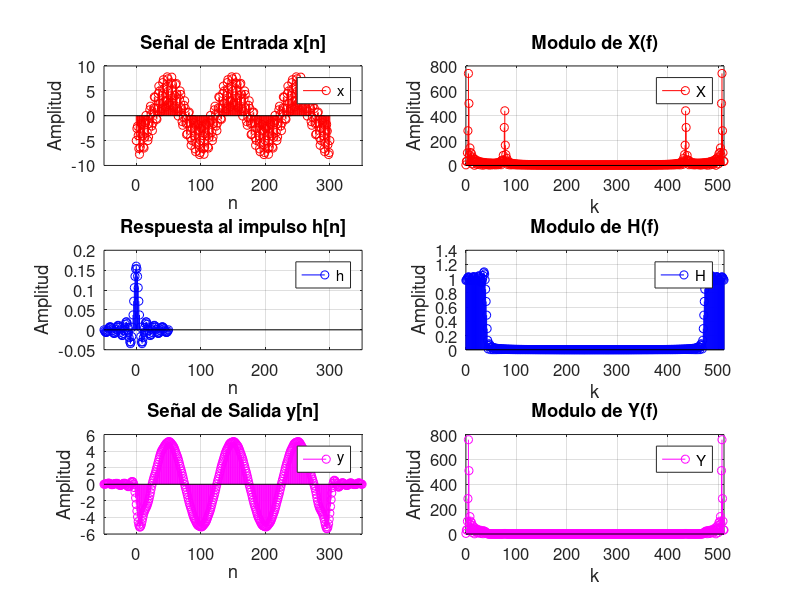

Here is the MATLAB script that generated this plot:

% Cantidad de Muestras
Nx = 301;

% Periodo de Muestreo
dt = 0.0001;

% Rango de Muestreo (Inicia en 0 y termina en La cantidad de muestras -1)
% (Recordar que el 0 cuenta)
t = 0:dt:(Nx-1)*dt;

% x[n]
x = -5*cos(2* pi *100*t) + 3*sin(2*pi*1500*t);
n = 0:Nx-1;

% Frecuencia de Corte
Fc = 800;

% Cantidad de Muestras
Nh = 101;

% Valores no nulos del Vector
M = (Nh-1)/2;
m = -M:M;

% h[n]
h=2*Fc*dt*sinc(2*Fc*dt*m);


% Calculamos el N = 2^r para elegir el N adecuado lo comparamos con la suma de las longitudes de las 2 señales.
for i=1:16
  if(2^i > Nx+Nh)
    N = 2^i
    break
  endif
endfor


% y[n]
% Calculamos X
xN = [x,zeros(1,N-Nx)]
X = fft(xN)

% Calculamos H
hN = [h, zeros(1,N-Nh)]
H = fft(hN)



% Producto Punto a Punto
Y = X .* H

% Antitransformada
y = ifft(Y);
ny = ((n(1)+m(1)):(n(end)+m(end)));

% Longitudes de las señales en la frecuencia
k = 0:(N-1);

% Escalas del Tiempo
a = min([n m ny]);
b = max([n m ny]);

% Escalas de la Frecuencia
a = min([n m ny]);
b = max([n m ny]);

% Escalas de la Frecuencia
c = 0
d = N-1


% Graficos
figure('Name', 'TP3', 'NumberTitle', 'off');


% Primer Grafico
subplot(3,2,1);
stem(n, x, 'r');
legend('x');
title('Señal de Entrada x[n]');
set(gca, 'FontSize', 12);
xlabel('n');
ylabel('Amplitud');
grid on;
xlim([a,b])


% Segundo Grafico
subplot(3,2,2);
stem(k, abs(X), 'r');
legend('X');
title('Modulo de X(f)');
set(gca, 'FontSize', 12);
xlabel('k');
ylabel('Amplitud');
grid on;
xlim([c, d]);


% Tercer Grafico
subplot(3,2,3);
stem(m, h, 'b');
legend('h');
title('Respuesta al impulso h[n]');
set(gca, 'FontSize', 12);
xlabel('n');
ylabel('Amplitud');
grid on;
xlim([a,b])

% Cuarto Grafico
subplot(3,2,4);
stem(k, abs(H), 'b');
legend('H');
title('Modulo de H(f)');
set(gca, 'FontSize', 12);
xlabel('k');
ylabel('Amplitud');
xlim([c, d]);
grid on;



% Quinto Grafico
subplot(3,2,5);
stem(ny, y(1:length(ny)), 'm');
legend('y');
title('Señal de Salida y[n]');
set(gca, 'FontSize', 12);
xlabel('n');
ylabel('Amplitud');
grid on;
xlim([a,b])

% Sexto Grafico
subplot(3,2,6);
stem(k, abs(Y), 'm');
legend('Y');
title('Modulo de Y(f)');
set(gca, 'FontSize', 12);
xlabel('k');
ylabel('Amplitud');
xlim([c, d]);
grid on;




